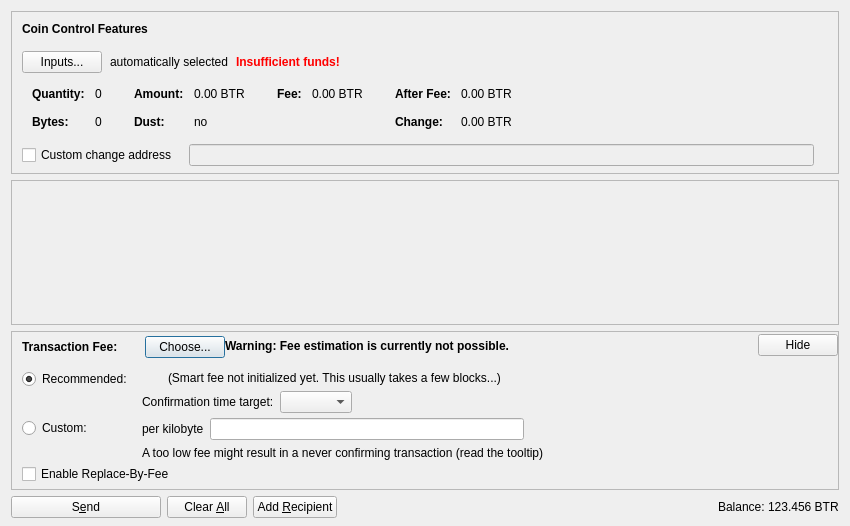
<?xml version="1.0" encoding="UTF-8"?>
<ui version="4.0">
 <class>SendCoinsDialog</class>
 <widget class="QDialog" name="SendCoinsDialog">
  <property name="geometry">
   <rect>
    <x>0</x>
    <y>0</y>
    <width>850</width>
    <height>526</height>
   </rect>
  </property>
  <property name="windowTitle">
   <string>Send Coins</string>
  </property>
  <layout class="QVBoxLayout" name="verticalLayout" stretch="0,1,0,0">
   <property name="bottomMargin">
    <number>8</number>
   </property>
   <item>
    <widget class="QFrame" name="frameCoinControl">
     <property name="sizePolicy">
      <sizepolicy hsizetype="Expanding" vsizetype="Expanding">
       <horstretch>0</horstretch>
       <verstretch>0</verstretch>
      </sizepolicy>
     </property>
     <property name="maximumSize">
      <size>
       <width>16777215</width>
       <height>16777215</height>
      </size>
     </property>
     <property name="frameShape">
      <enum>QFrame::StyledPanel</enum>
     </property>
     <property name="frameShadow">
      <enum>QFrame::Sunken</enum>
     </property>
     <layout class="QVBoxLayout" name="verticalLayoutCoinControl2">
      <property name="spacing">
       <number>0</number>
      </property>
      <property name="leftMargin">
       <number>0</number>
      </property>
      <property name="topMargin">
       <number>0</number>
      </property>
      <property name="rightMargin">
       <number>0</number>
      </property>
      <property name="bottomMargin">
       <number>6</number>
      </property>
      <item>
       <layout class="QVBoxLayout" name="verticalLayoutCoinControl" stretch="0,0,0,0,1">
        <property name="spacing">
         <number>0</number>
        </property>
        <property name="leftMargin">
         <number>10</number>
        </property>
        <property name="topMargin">
         <number>10</number>
        </property>
        <item>
         <layout class="QHBoxLayout" name="horizontalLayoutCoinControl1">
          <property name="bottomMargin">
           <number>15</number>
          </property>
          <item>
           <widget class="QLabel" name="labelCoinControlFeatures">
            <property name="sizePolicy">
             <sizepolicy hsizetype="Preferred" vsizetype="Maximum">
              <horstretch>0</horstretch>
              <verstretch>0</verstretch>
             </sizepolicy>
            </property>
            <property name="font">
             <font>
              <weight>75</weight>
              <bold>true</bold>
             </font>
            </property>
            <property name="styleSheet">
             <string notr="true">font-weight:bold;</string>
            </property>
            <property name="text">
             <string>Coin Control Features</string>
            </property>
           </widget>
          </item>
         </layout>
        </item>
        <item>
         <layout class="QHBoxLayout" name="horizontalLayoutCoinControl2" stretch="0,0,0,0">
          <property name="spacing">
           <number>8</number>
          </property>
          <property name="bottomMargin">
           <number>10</number>
          </property>
          <item>
           <widget class="QPushButton" name="pushButtonCoinControl">
            <property name="styleSheet">
             <string notr="true"/>
            </property>
            <property name="text">
             <string>Inputs...</string>
            </property>
            <property name="autoDefault">
             <bool>false</bool>
            </property>
           </widget>
          </item>
          <item>
           <widget class="QLabel" name="labelCoinControlAutomaticallySelected">
            <property name="text">
             <string>automatically selected</string>
            </property>
            <property name="margin">
             <number>5</number>
            </property>
           </widget>
          </item>
          <item>
           <widget class="QLabel" name="labelCoinControlInsuffFunds">
            <property name="font">
             <font>
              <weight>75</weight>
              <bold>true</bold>
             </font>
            </property>
            <property name="styleSheet">
             <string notr="true">color:red;font-weight:bold;</string>
            </property>
            <property name="text">
             <string>Insufficient funds!</string>
            </property>
            <property name="margin">
             <number>5</number>
            </property>
           </widget>
          </item>
          <item>
           <spacer name="horizontalSpacerCoinControl">
            <property name="orientation">
             <enum>Qt::Horizontal</enum>
            </property>
            <property name="sizeHint" stdset="0">
             <size>
              <width>40</width>
              <height>1</height>
             </size>
            </property>
           </spacer>
          </item>
         </layout>
        </item>
        <item>
         <widget class="QWidget" name="widgetCoinControl" native="true">
          <property name="sizePolicy">
           <sizepolicy hsizetype="Preferred" vsizetype="Preferred">
            <horstretch>0</horstretch>
            <verstretch>0</verstretch>
           </sizepolicy>
          </property>
          <property name="minimumSize">
           <size>
            <width>0</width>
            <height>0</height>
           </size>
          </property>
          <property name="styleSheet">
           <string notr="true"/>
          </property>
          <layout class="QHBoxLayout" name="horizontalLayoutCoinControl5">
           <property name="leftMargin">
            <number>0</number>
           </property>
           <property name="topMargin">
            <number>0</number>
           </property>
           <property name="rightMargin">
            <number>0</number>
           </property>
           <property name="bottomMargin">
            <number>0</number>
           </property>
           <item>
            <layout class="QHBoxLayout" name="horizontalLayoutCoinControl3" stretch="0,0,0,1">
             <property name="spacing">
              <number>20</number>
             </property>
             <property name="topMargin">
              <number>0</number>
             </property>
             <property name="bottomMargin">
              <number>10</number>
             </property>
             <item>
              <layout class="QFormLayout" name="formLayoutCoinControl1">
               <property name="horizontalSpacing">
                <number>10</number>
               </property>
               <property name="verticalSpacing">
                <number>14</number>
               </property>
               <property name="leftMargin">
                <number>10</number>
               </property>
               <property name="topMargin">
                <number>4</number>
               </property>
               <property name="rightMargin">
                <number>6</number>
               </property>
               <item row="0" column="0">
                <widget class="QLabel" name="labelCoinControlQuantityText">
                 <property name="font">
                  <font>
                   <weight>75</weight>
                   <bold>true</bold>
                  </font>
                 </property>
                 <property name="text">
                  <string>Quantity:</string>
                 </property>
                 <property name="margin">
                  <number>0</number>
                 </property>
                </widget>
               </item>
               <item row="0" column="1">
                <widget class="QLabel" name="labelCoinControlQuantity">
                 <property name="cursor">
                  <cursorShape>IBeamCursor</cursorShape>
                 </property>
                 <property name="contextMenuPolicy">
                  <enum>Qt::ActionsContextMenu</enum>
                 </property>
                 <property name="text">
                  <string notr="true">0</string>
                 </property>
                 <property name="margin">
                  <number>0</number>
                 </property>
                 <property name="textInteractionFlags">
                  <set>Qt::LinksAccessibleByMouse|Qt::TextSelectableByKeyboard|Qt::TextSelectableByMouse</set>
                 </property>
                </widget>
               </item>
               <item row="1" column="0">
                <widget class="QLabel" name="labelCoinControlBytesText">
                 <property name="font">
                  <font>
                   <weight>75</weight>
                   <bold>true</bold>
                  </font>
                 </property>
                 <property name="text">
                  <string>Bytes:</string>
                 </property>
                </widget>
               </item>
               <item row="1" column="1">
                <widget class="QLabel" name="labelCoinControlBytes">
                 <property name="cursor">
                  <cursorShape>IBeamCursor</cursorShape>
                 </property>
                 <property name="contextMenuPolicy">
                  <enum>Qt::ActionsContextMenu</enum>
                 </property>
                 <property name="text">
                  <string notr="true">0</string>
                 </property>
                 <property name="textInteractionFlags">
                  <set>Qt::LinksAccessibleByMouse|Qt::TextSelectableByKeyboard|Qt::TextSelectableByMouse</set>
                 </property>
                </widget>
               </item>
              </layout>
             </item>
             <item>
              <layout class="QFormLayout" name="formLayoutCoinControl2">
               <property name="horizontalSpacing">
                <number>10</number>
               </property>
               <property name="verticalSpacing">
                <number>14</number>
               </property>
               <property name="leftMargin">
                <number>6</number>
               </property>
               <property name="topMargin">
                <number>4</number>
               </property>
               <property name="rightMargin">
                <number>6</number>
               </property>
               <item row="0" column="0">
                <widget class="QLabel" name="labelCoinControlAmountText">
                 <property name="font">
                  <font>
                   <weight>75</weight>
                   <bold>true</bold>
                  </font>
                 </property>
                 <property name="text">
                  <string>Amount:</string>
                 </property>
                 <property name="margin">
                  <number>0</number>
                 </property>
                </widget>
               </item>
               <item row="0" column="1">
                <widget class="QLabel" name="labelCoinControlAmount">
                 <property name="cursor">
                  <cursorShape>IBeamCursor</cursorShape>
                 </property>
                 <property name="contextMenuPolicy">
                  <enum>Qt::ActionsContextMenu</enum>
                 </property>
                 <property name="text">
                  <string notr="true">0.00 BTR</string>
                 </property>
                 <property name="textInteractionFlags">
                  <set>Qt::LinksAccessibleByMouse|Qt::TextSelectableByKeyboard|Qt::TextSelectableByMouse</set>
                 </property>
                </widget>
               </item>
               <item row="1" column="0">
                <widget class="QLabel" name="labelCoinControlLowOutputText">
                 <property name="font">
                  <font>
                   <weight>75</weight>
                   <bold>true</bold>
                  </font>
                 </property>
                 <property name="text">
                  <string>Dust:</string>
                 </property>
                </widget>
               </item>
               <item row="1" column="1">
                <widget class="QLabel" name="labelCoinControlLowOutput">
                 <property name="cursor">
                  <cursorShape>IBeamCursor</cursorShape>
                 </property>
                 <property name="contextMenuPolicy">
                  <enum>Qt::ActionsContextMenu</enum>
                 </property>
                 <property name="text">
                  <string notr="true">no</string>
                 </property>
                 <property name="textInteractionFlags">
                  <set>Qt::LinksAccessibleByMouse|Qt::TextSelectableByKeyboard|Qt::TextSelectableByMouse</set>
                 </property>
                </widget>
               </item>
              </layout>
             </item>
             <item>
              <layout class="QFormLayout" name="formLayoutCoinControl3">
               <property name="horizontalSpacing">
                <number>10</number>
               </property>
               <property name="verticalSpacing">
                <number>14</number>
               </property>
               <property name="leftMargin">
                <number>6</number>
               </property>
               <property name="topMargin">
                <number>4</number>
               </property>
               <property name="rightMargin">
                <number>6</number>
               </property>
               <item row="0" column="0">
                <widget class="QLabel" name="labelCoinControlFeeText">
                 <property name="font">
                  <font>
                   <weight>75</weight>
                   <bold>true</bold>
                  </font>
                 </property>
                 <property name="text">
                  <string>Fee:</string>
                 </property>
                 <property name="margin">
                  <number>0</number>
                 </property>
                </widget>
               </item>
               <item row="0" column="1">
                <widget class="QLabel" name="labelCoinControlFee">
                 <property name="cursor">
                  <cursorShape>IBeamCursor</cursorShape>
                 </property>
                 <property name="contextMenuPolicy">
                  <enum>Qt::ActionsContextMenu</enum>
                 </property>
                 <property name="text">
                  <string notr="true">0.00 BTR</string>
                 </property>
                 <property name="textInteractionFlags">
                  <set>Qt::LinksAccessibleByMouse|Qt::TextSelectableByKeyboard|Qt::TextSelectableByMouse</set>
                 </property>
                </widget>
               </item>
              </layout>
             </item>
             <item>
              <layout class="QFormLayout" name="formLayoutCoinControl4">
               <property name="horizontalSpacing">
                <number>10</number>
               </property>
               <property name="verticalSpacing">
                <number>14</number>
               </property>
               <property name="leftMargin">
                <number>6</number>
               </property>
               <property name="topMargin">
                <number>4</number>
               </property>
               <property name="rightMargin">
                <number>6</number>
               </property>
               <item row="0" column="0">
                <widget class="QLabel" name="labelCoinControlAfterFeeText">
                 <property name="font">
                  <font>
                   <weight>75</weight>
                   <bold>true</bold>
                  </font>
                 </property>
                 <property name="text">
                  <string>After Fee:</string>
                 </property>
                 <property name="margin">
                  <number>0</number>
                 </property>
                </widget>
               </item>
               <item row="0" column="1">
                <widget class="QLabel" name="labelCoinControlAfterFee">
                 <property name="cursor">
                  <cursorShape>IBeamCursor</cursorShape>
                 </property>
                 <property name="contextMenuPolicy">
                  <enum>Qt::ActionsContextMenu</enum>
                 </property>
                 <property name="text">
                  <string notr="true">0.00 BTR</string>
                 </property>
                 <property name="textInteractionFlags">
                  <set>Qt::LinksAccessibleByMouse|Qt::TextSelectableByKeyboard|Qt::TextSelectableByMouse</set>
                 </property>
                </widget>
               </item>
               <item row="1" column="0">
                <widget class="QLabel" name="labelCoinControlChangeText">
                 <property name="font">
                  <font>
                   <weight>75</weight>
                   <bold>true</bold>
                  </font>
                 </property>
                 <property name="text">
                  <string>Change:</string>
                 </property>
                </widget>
               </item>
               <item row="1" column="1">
                <widget class="QLabel" name="labelCoinControlChange">
                 <property name="cursor">
                  <cursorShape>IBeamCursor</cursorShape>
                 </property>
                 <property name="contextMenuPolicy">
                  <enum>Qt::ActionsContextMenu</enum>
                 </property>
                 <property name="text">
                  <string notr="true">0.00 BTR</string>
                 </property>
                 <property name="textInteractionFlags">
                  <set>Qt::LinksAccessibleByMouse|Qt::TextSelectableByKeyboard|Qt::TextSelectableByMouse</set>
                 </property>
                </widget>
               </item>
              </layout>
             </item>
            </layout>
           </item>
          </layout>
         </widget>
        </item>
        <item>
         <layout class="QHBoxLayout" name="horizontalLayoutCoinControl4" stretch="0,0,0">
          <property name="spacing">
           <number>12</number>
          </property>
          <property name="sizeConstraint">
           <enum>QLayout::SetDefaultConstraint</enum>
          </property>
          <property name="topMargin">
           <number>5</number>
          </property>
          <property name="rightMargin">
           <number>5</number>
          </property>
          <item>
           <widget class="QCheckBox" name="checkBoxCoinControlChange">
            <property name="toolTip">
             <string>If this is activated, but the change address is empty or invalid, change will be sent to a newly generated address.</string>
            </property>
            <property name="text">
             <string>Custom change address</string>
            </property>
           </widget>
          </item>
          <item>
           <widget class="QValidatedLineEdit" name="lineEditCoinControlChange">
            <property name="enabled">
             <bool>false</bool>
            </property>
            <property name="sizePolicy">
             <sizepolicy hsizetype="Expanding" vsizetype="Fixed">
              <horstretch>0</horstretch>
              <verstretch>0</verstretch>
             </sizepolicy>
            </property>
           </widget>
          </item>
          <item>
           <widget class="QLabel" name="labelCoinControlChangeLabel">
            <property name="sizePolicy">
             <sizepolicy hsizetype="Preferred" vsizetype="Expanding">
              <horstretch>0</horstretch>
              <verstretch>0</verstretch>
             </sizepolicy>
            </property>
            <property name="minimumSize">
             <size>
              <width>0</width>
              <height>0</height>
             </size>
            </property>
            <property name="text">
             <string/>
            </property>
            <property name="margin">
             <number>3</number>
            </property>
           </widget>
          </item>
         </layout>
        </item>
        <item>
         <spacer name="verticalSpacerCoinControl">
          <property name="orientation">
           <enum>Qt::Vertical</enum>
          </property>
          <property name="sizeHint" stdset="0">
           <size>
            <width>800</width>
            <height>1</height>
           </size>
          </property>
         </spacer>
        </item>
       </layout>
      </item>
     </layout>
    </widget>
   </item>
   <item>
    <widget class="QScrollArea" name="scrollArea">
     <property name="widgetResizable">
      <bool>true</bool>
     </property>
     <widget class="QWidget" name="scrollAreaWidgetContents">
      <property name="geometry">
       <rect>
        <x>0</x>
        <y>0</y>
        <width>830</width>
        <height>104</height>
       </rect>
      </property>
      <layout class="QVBoxLayout" name="verticalLayout_2" stretch="0,1">
       <property name="leftMargin">
        <number>0</number>
       </property>
       <property name="topMargin">
        <number>0</number>
       </property>
       <property name="rightMargin">
        <number>0</number>
       </property>
       <property name="bottomMargin">
        <number>0</number>
       </property>
       <item>
        <layout class="QVBoxLayout" name="entries">
         <property name="spacing">
          <number>6</number>
         </property>
        </layout>
       </item>
       <item>
        <spacer name="verticalSpacer">
         <property name="orientation">
          <enum>Qt::Vertical</enum>
         </property>
         <property name="sizeHint" stdset="0">
          <size>
           <width>20</width>
           <height>40</height>
          </size>
         </property>
        </spacer>
       </item>
      </layout>
     </widget>
    </widget>
   </item>
   <item>
    <widget class="QFrame" name="frameFee">
     <property name="sizePolicy">
      <sizepolicy hsizetype="Expanding" vsizetype="Expanding">
       <horstretch>0</horstretch>
       <verstretch>0</verstretch>
      </sizepolicy>
     </property>
     <property name="maximumSize">
      <size>
       <width>16777215</width>
       <height>16777215</height>
      </size>
     </property>
     <property name="frameShape">
      <enum>QFrame::StyledPanel</enum>
     </property>
     <property name="frameShadow">
      <enum>QFrame::Sunken</enum>
     </property>
     <layout class="QVBoxLayout" name="verticalLayoutFee1">
      <property name="spacing">
       <number>0</number>
      </property>
      <property name="leftMargin">
       <number>0</number>
      </property>
      <property name="topMargin">
       <number>0</number>
      </property>
      <property name="rightMargin">
       <number>0</number>
      </property>
      <property name="bottomMargin">
       <number>0</number>
      </property>
      <item>
       <layout class="QVBoxLayout" name="verticalLayoutFee2" stretch="0,0,0">
        <property name="spacing">
         <number>0</number>
        </property>
        <property name="leftMargin">
         <number>10</number>
        </property>
        <property name="topMargin">
         <number>0</number>
        </property>
        <item>
         <layout class="QHBoxLayout" name="horizontalLayoutFee1">
          <property name="bottomMargin">
           <number>0</number>
          </property>
          <item>
           <layout class="QVBoxLayout" name="verticalLayoutFee7">
            <property name="spacing">
             <number>0</number>
            </property>
            <item>
             <spacer name="verticalSpacerSmartFee">
              <property name="orientation">
               <enum>Qt::Vertical</enum>
              </property>
              <property name="sizeType">
               <enum>QSizePolicy::Fixed</enum>
              </property>
              <property name="sizeHint" stdset="0">
               <size>
                <width>1</width>
                <height>4</height>
               </size>
              </property>
             </spacer>
            </item>
            <item>
             <layout class="QHBoxLayout" name="horizontalLayoutSmartFee">
              <property name="spacing">
               <number>10</number>
              </property>
              <item>
               <widget class="QLabel" name="labelFeeHeadline">
                <property name="sizePolicy">
                 <sizepolicy hsizetype="Preferred" vsizetype="Maximum">
                  <horstretch>0</horstretch>
                  <verstretch>0</verstretch>
                 </sizepolicy>
                </property>
                <property name="font">
                 <font>
                  <weight>75</weight>
                  <bold>true</bold>
                 </font>
                </property>
                <property name="styleSheet">
                 <string notr="true">font-weight:bold;</string>
                </property>
                <property name="text">
                 <string>Transaction Fee:</string>
                </property>
               </widget>
              </item>
              <item>
               <widget class="QLabel" name="labelFeeMinimized">
                <property name="text">
                 <string/>
                </property>
               </widget>
              </item>
              <item>
               <widget class="QPushButton" name="buttonChooseFee">
                <property name="text">
                 <string>Choose...</string>
                </property>
               </widget>
              </item>
             </layout>
            </item>
            <item>
             <spacer name="verticalSpacer_5">
              <property name="orientation">
               <enum>Qt::Vertical</enum>
              </property>
              <property name="sizeHint" stdset="0">
               <size>
                <width>1</width>
                <height>1</height>
               </size>
              </property>
             </spacer>
            </item>
           </layout>
          </item>
          <item>
           <widget class="QLabel" name="fallbackFeeWarningLabel">
            <property name="toolTip">
             <string>Using the fallbackfee can result in sending a transaction that will take several hours or days (or never) to confirm. Consider choosing your fee manually or wait until you have validated the complete chain.</string>
            </property>
            <property name="font">
            <font>
                <weight>75</weight>
                <bold>true</bold>
            </font>
            </property>
            <property name="text">
             <string>Warning: Fee estimation is currently not possible.</string>
            </property>
            <property name="wordWrap">
             <bool>false</bool>
            </property>
           </widget>
          </item>
          <item>
           <spacer name="horizontalSpacer_4">
            <property name="orientation">
             <enum>Qt::Horizontal</enum>
            </property>
            <property name="sizeType">
             <enum>QSizePolicy::MinimumExpanding</enum>
            </property>
            <property name="sizeHint" stdset="0">
             <size>
              <width>40</width>
              <height>20</height>
             </size>
            </property>
           </spacer>
          </item>
          <item>
           <widget class="QPushButton" name="buttonMinimizeFee">
            <property name="toolTip">
             <string>Hide transaction fee settings</string>
            </property>
            <property name="text">
             <string>Hide</string>
            </property>
           </widget>
          </item>
         </layout>
        </item>
        <item>
         <widget class="QFrame" name="frameFeeSelection">
          <layout class="QVBoxLayout" name="verticalLayoutFee12">
           <property name="spacing">
            <number>0</number>
           </property>
           <property name="leftMargin">
            <number>0</number>
           </property>
           <property name="topMargin">
            <number>0</number>
           </property>
           <property name="rightMargin">
            <number>0</number>
           </property>
           <property name="bottomMargin">
            <number>0</number>
           </property>
           <item>
            <layout class="QGridLayout" name="gridLayoutFee">
             <property name="topMargin">
              <number>10</number>
             </property>
             <property name="bottomMargin">
              <number>4</number>
             </property>
             <property name="horizontalSpacing">
              <number>10</number>
             </property>
             <property name="verticalSpacing">
              <number>4</number>
             </property>
             <item row="1" column="1">
              <layout class="QVBoxLayout" name="verticalLayoutFee8">
               <property name="spacing">
                <number>6</number>
               </property>
               <item>
                <layout class="QHBoxLayout" name="horizontalLayoutFee13">
                 <item>
                  <widget class="QLabel" name="labelCustomPerKilobyte">
                   <property name="toolTip">
                    <string>Specify a custom fee per kB (1,000 bytes) of the transaction's virtual size.

Note:  Since the fee is calculated on a per-byte basis, a fee of "100 satoshis per kB" for a transaction size of 500 bytes (half of 1 kB) would ultimately yield a fee of only 50 satoshis.</string>
                   </property>
                   <property name="text">
                    <string>per kilobyte</string>
                   </property>
                  </widget>
                 </item>
                 <item>
                  <widget class="BitRubAmountField" name="customFee"/>
                 </item>
                 <item>
                  <spacer name="horizontalSpacer_6">
                   <property name="orientation">
                    <enum>Qt::Horizontal</enum>
                   </property>
                   <property name="sizeHint" stdset="0">
                    <size>
                     <width>1</width>
                     <height>1</height>
                    </size>
                   </property>
                  </spacer>
                 </item>
                </layout>
               </item>
               <item>
                <layout class="QHBoxLayout" name="horizontalLayoutFee8">
                 <item>
                  <widget class="QLabel" name="labelCustomFeeWarning">
                   <property name="enabled">
                    <bool>true</bool>
                   </property>
                   <property name="toolTip">
                    <string>When there is less transaction volume than space in the blocks, miners as well as relaying nodes may enforce a minimum fee. Paying only this minimum fee is just fine, but be aware that this can result in a never confirming transaction once there is more demand for bitrub transactions than the network can process.</string>
                   </property>
                   <property name="text">
                    <string>A too low fee might result in a never confirming transaction (read the tooltip)</string>
                   </property>
                  </widget>
                 </item>
                 <item>
                  <spacer name="horizontalSpacer_2">
                   <property name="orientation">
                    <enum>Qt::Horizontal</enum>
                   </property>
                   <property name="sizeHint" stdset="0">
                    <size>
                     <width>1</width>
                     <height>1</height>
                    </size>
                   </property>
                  </spacer>
                 </item>
                </layout>
               </item>
              </layout>
             </item>
             <item row="0" column="0">
              <layout class="QVBoxLayout" name="verticalLayoutFee4" stretch="0,1">
               <item>
                <widget class="QRadioButton" name="radioSmartFee">
                 <property name="text">
                  <string>Recommended:</string>
                 </property>
                 <property name="checked">
                  <bool>true</bool>
                 </property>
                 <attribute name="buttonGroup">
                  <string notr="true">groupFee</string>
                 </attribute>
                </widget>
               </item>
               <item>
                <spacer name="verticalSpacer_2">
                 <property name="orientation">
                  <enum>Qt::Vertical</enum>
                 </property>
                 <property name="sizeHint" stdset="0">
                  <size>
                   <width>1</width>
                   <height>1</height>
                  </size>
                 </property>
                </spacer>
               </item>
              </layout>
             </item>
             <item row="1" column="0">
              <layout class="QVBoxLayout" name="verticalLayoutFee9" stretch="0,1">
               <item>
                <widget class="QRadioButton" name="radioCustomFee">
                 <property name="text">
                  <string>Custom:</string>
                 </property>
                 <attribute name="buttonGroup">
                  <string notr="true">groupFee</string>
                 </attribute>
                </widget>
               </item>
               <item>
                <spacer name="verticalSpacer_6">
                 <property name="orientation">
                  <enum>Qt::Vertical</enum>
                 </property>
                 <property name="sizeHint" stdset="0">
                  <size>
                   <width>1</width>
                   <height>1</height>
                  </size>
                 </property>
                </spacer>
               </item>
              </layout>
             </item>
             <item row="0" column="1">
              <layout class="QVBoxLayout" name="verticalLayoutFee3" stretch="0,0,1">
               <property name="spacing">
                <number>6</number>
               </property>
               <property name="topMargin">
                <number>2</number>
               </property>
               <item>
                <layout class="QHBoxLayout" name="horizontalLayoutFee12">
                 <item>
                  <widget class="QLabel" name="labelSmartFee">
                   <property name="text">
                    <string/>
                   </property>
                  </widget>
                 </item>
                 <item>
                  <widget class="QLabel" name="labelFeeEstimation">
                   <property name="text">
                    <string/>
                   </property>
                  </widget>
                 </item>
                 <item>
                  <widget class="QLabel" name="labelSmartFee2">
                   <property name="text">
                    <string>(Smart fee not initialized yet. This usually takes a few blocks...)</string>
                   </property>
                  </widget>
                 </item>
                 <item>
                  <spacer name="horizontalSpacer_5">
                   <property name="orientation">
                    <enum>Qt::Horizontal</enum>
                   </property>
                   <property name="sizeHint" stdset="0">
                    <size>
                     <width>1</width>
                     <height>1</height>
                    </size>
                   </property>
                  </spacer>
                 </item>
                </layout>
               </item>
               <item>
                <layout class="QHBoxLayout" name="horizontalLayoutFee9">
                 <item>
                  <layout class="QVBoxLayout" name="verticalLayoutFee6">
                   <item>
                    <widget class="QLabel" name="labelSmartFee3">
                     <property name="text">
                      <string>Confirmation time target:</string>
                     </property>
                    </widget>
                   </item>
                  </layout>
                 </item>
                 <item>
                  <layout class="QVBoxLayout" name="verticalLayoutFee5">
                   <property name="rightMargin">
                    <number>30</number>
                   </property>
                   <item>
                    <layout class="QHBoxLayout" name="horizontalLayoutConfTarget">
                     <property name="bottomMargin">
                      <number>0</number>
                     </property>
                     <item>
                      <widget class="QComboBox" name="confTargetSelector"/>
                     </item>
                     <item>
                      <spacer name="horizontalSpacerConfTarget">
                       <property name="orientation">
                        <enum>Qt::Horizontal</enum>
                       </property>
                       <property name="sizeHint" stdset="0">
                        <size>
                         <width>40</width>
                         <height>20</height>
                        </size>
                       </property>
                      </spacer>
                     </item>
                    </layout>
                   </item>
                  </layout>
                 </item>
                </layout>
               </item>
               <item>
                <spacer name="verticalSpacer_4">
                 <property name="orientation">
                  <enum>Qt::Vertical</enum>
                 </property>
                 <property name="sizeHint" stdset="0">
                  <size>
                   <width>1</width>
                   <height>1</height>
                  </size>
                 </property>
                </spacer>
               </item>
              </layout>
             </item>
            </layout>
           </item>
           <item>
            <widget class="QCheckBox" name="optInRBF">
             <property name="text">
              <string>Enable Replace-By-Fee</string>
             </property>
             <property name="toolTip">
              <string>With Replace-By-Fee (BIP-125) you can increase a transaction's fee after it is sent. Without this, a higher fee may be recommended to compensate for increased transaction delay risk.</string>
             </property>
            </widget>
           </item>
          </layout>
         </widget>
        </item>
        <item>
         <spacer name="verticalSpacerFee">
          <property name="orientation">
           <enum>Qt::Vertical</enum>
          </property>
          <property name="sizeHint" stdset="0">
           <size>
            <width>40</width>
            <height>5</height>
           </size>
          </property>
         </spacer>
        </item>
       </layout>
      </item>
     </layout>
    </widget>
   </item>
   <item>
    <layout class="QHBoxLayout" name="horizontalLayout">
     <item>
      <widget class="QPushButton" name="sendButton">
       <property name="minimumSize">
        <size>
         <width>150</width>
         <height>0</height>
        </size>
       </property>
       <property name="toolTip">
        <string>Confirm the send action</string>
       </property>
       <property name="text">
        <string>S&amp;end</string>
       </property>
       <property name="icon">
        <iconset resource="../bitrub.qrc">
         <normaloff>:/icons/send</normaloff>:/icons/send</iconset>
       </property>
       <property name="autoDefault">
        <bool>false</bool>
       </property>
       <property name="default">
        <bool>false</bool>
       </property>
      </widget>
     </item>
     <item>
      <widget class="QPushButton" name="clearButton">
       <property name="sizePolicy">
        <sizepolicy hsizetype="Minimum" vsizetype="Fixed">
         <horstretch>0</horstretch>
         <verstretch>0</verstretch>
        </sizepolicy>
       </property>
       <property name="toolTip">
        <string>Clear all fields of the form.</string>
       </property>
       <property name="text">
        <string>Clear &amp;All</string>
       </property>
       <property name="icon">
        <iconset resource="../bitrub.qrc">
         <normaloff>:/icons/remove</normaloff>:/icons/remove</iconset>
       </property>
       <property name="autoDefault">
        <bool>false</bool>
       </property>
      </widget>
     </item>
     <item>
      <widget class="QPushButton" name="addButton">
       <property name="toolTip">
        <string>Send to multiple recipients at once</string>
       </property>
       <property name="text">
        <string>Add &amp;Recipient</string>
       </property>
       <property name="icon">
        <iconset resource="../bitrub.qrc">
         <normaloff>:/icons/add</normaloff>:/icons/add</iconset>
       </property>
       <property name="autoDefault">
        <bool>false</bool>
       </property>
      </widget>
     </item>
     <item>
      <spacer name="horizontalSpacer">
       <property name="orientation">
        <enum>Qt::Horizontal</enum>
       </property>
       <property name="sizeHint" stdset="0">
        <size>
         <width>40</width>
         <height>20</height>
        </size>
       </property>
      </spacer>
     </item>
     <item>
      <layout class="QHBoxLayout" name="horizontalLayout_2">
       <property name="spacing">
        <number>3</number>
       </property>
       <item>
        <widget class="QLabel" name="labelBalanceName">
         <property name="sizePolicy">
          <sizepolicy hsizetype="Preferred" vsizetype="Fixed">
           <horstretch>0</horstretch>
           <verstretch>0</verstretch>
          </sizepolicy>
         </property>
         <property name="text">
          <string>Balance:</string>
         </property>
        </widget>
       </item>
       <item>
        <widget class="QLabel" name="labelBalance">
         <property name="sizePolicy">
          <sizepolicy hsizetype="Preferred" vsizetype="Fixed">
           <horstretch>0</horstretch>
           <verstretch>0</verstretch>
          </sizepolicy>
         </property>
         <property name="cursor">
          <cursorShape>IBeamCursor</cursorShape>
         </property>
         <property name="text">
          <string notr="true">123.456 BTR</string>
         </property>
         <property name="textInteractionFlags">
          <set>Qt::LinksAccessibleByMouse|Qt::TextSelectableByKeyboard|Qt::TextSelectableByMouse</set>
         </property>
        </widget>
       </item>
      </layout>
     </item>
    </layout>
   </item>
  </layout>
 </widget>
 <customwidgets>
  <customwidget>
   <class>QValidatedLineEdit</class>
   <extends>QLineEdit</extends>
   <header>qt/qvalidatedlineedit.h</header>
  </customwidget>
  <customwidget>
   <class>BitRubAmountField</class>
   <extends>QLineEdit</extends>
   <header>qt/bitrubamountfield.h</header>
   <container>1</container>
  </customwidget>
 </customwidgets>
 <resources>
  <include location="../bitrub.qrc"/>
 </resources>
 <connections/>
 <buttongroups>
  <buttongroup name="groupFee"/>
 </buttongroups>
</ui>
